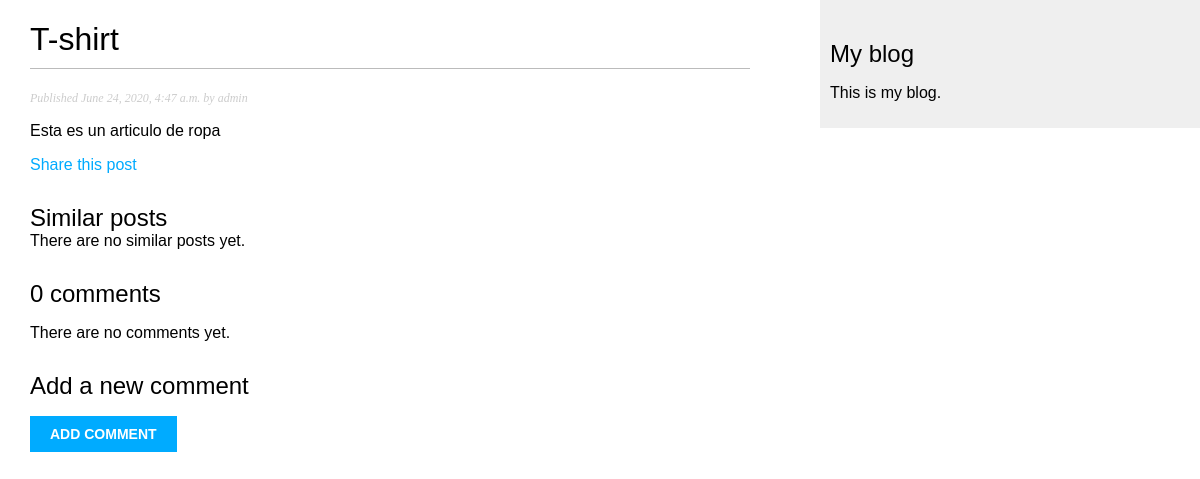
The page /blog/2020/6/24/t-shirt/ on the database as committed earlier.
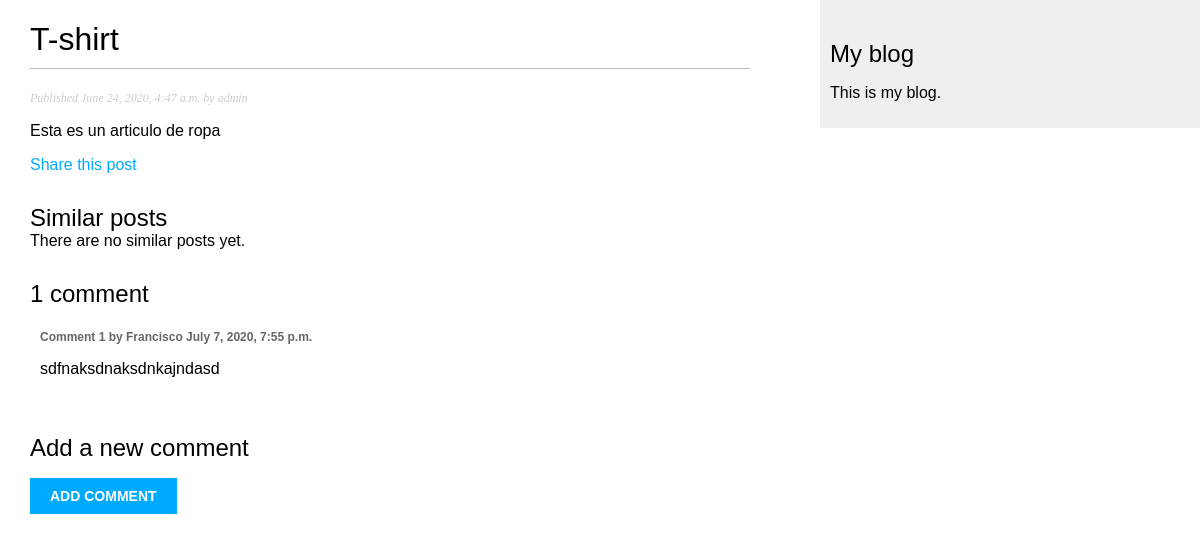
The same page on the database as committed later.
### blog/models.py (models this page shows, shortened)
class Post(models.Model):
    STATUS_CHOICES = (
        ('draft', 'Draft'),
        ('published', 'Published')
    )
    title = models.CharField(max_length=250)
    slug = models.SlugField(max_length=250, unique_for_date='publish')
    author = models.ForeignKey(User, on_delete=models.CASCADE, related_name='blog_posts')
    body = models.TextField()
    publish = models.DateTimeField(default=timezone.now)
    created = models.DateTimeField(auto_now_add=True)
    updated = models.DateTimeField(auto_now=True)
    status = models.CharField(max_length=10, choices=STATUS_CHOICES, default='draft')
    objects = models.Manager()
    published = PublishedManager()
    tags = TaggableManager()
    class Meta:
        ordering = ('-publish',)

class Comment(models.Model):
    post = models.ForeignKey(Post, on_delete=models.CASCADE, related_name='comments')
    name = models.CharField(max_length=80)
    email = models.EmailField()
    body = models.TextField()
    created = models.DateTimeField(auto_now_add=True)
    updated = models.DateTimeField(auto_now=True)
    active = models.BooleanField(default=True)
    class Meta:
        ordering = ('created',)

### blog/views.py (the view, shortened to what this page needs)
# urls.py: path('<int:year>/<int:month>/<int:day>/<slug:post>/', views.post_detail, name='post_detail'),
def post_detail(request, year, month, day, post):
    post = get_object_or_404(Post, slug=post,
                                   status='published',
                                   publish__year=year,
                                   publish__month=month,
                                   publish__day=day)
    comments = post.comments.filter(active = True)
    new_comment = None
    comment_form = None
    return render(request,
                  'blog/post/detail.html',
                  {'post': post,
                   'comments': comments,
                   'new_comment': new_comment,
                   'comment_form': comment_form} )

### blog/templates/blog/post/detail.html (shortened to what this page needs)
{% extends "blog/base.html" %}
{% block content %}
  <h1>{{ post.title }}</h1>
  <p class="date">
    Published {{ post.publish }} by {{ post.author }}
  </p>
  {{ post.body|linebreaks }}
  <p>
    <a href="{% url "blog:post_share" post.id %}">
      Share this post
    </a>
  </p>
  <h2>Similar posts</h2>
  {% for post in similar_posts %}
    <p>
      <a href="{{ post.get_absolute_url }}">{{ post.title }}</a>
    </p>
  {% empty %}
    There are no similar posts yet.
  {% endfor %}
  {% with comments.count as total_comments %}
    <h2>
      {{ total_comments }} comment{{ total_comments|pluralize }}
    </h2>
  {% endwith %}
  {% for comment in comments %}
    <div class="comment">
      <p class="info">
        Comment {{ forloop.counter }} by {{ comment.name }}
        {{ comment.created }}
      </p>
      {{ comment.body|linebreaks }}
    </div>
  {% empty %}
    <p>There are no comments yet.</p>
  {% endfor %}
  {% if new_comment %}
    <h2>Your comment has been added.</h2>
  {% else %}
    <h2>Add a new comment</h2>
    <form method="post">
      <p><input type="submit" value="Add comment"></p>
    </form>
  {% endif %}
{% endblock %}

### blog/templates/blog/base.html (shortened to what this page needs)
{% load static %}
<!DOCTYPE html>
<html>
<head>
  <link href="{% static 'css/blog.css' %}" rel="stylesheet">
</head>
<body>
  <div id="content">
    {% block content %}
    {% endblock %}
  </div>
  <div id="sidebar">
    <h2>My blog</h2>
    <p>This is my blog.</p>
  </div>
</body>
</html>

### blog/static/css/blog.css (style rules this page uses)
body { margin:0; padding:0; font-family:helvetica, sans-serif; }
a { color:#00abff; text-decoration:none; }
h1 { font-weight:normal; border-bottom:1px solid #bbb; padding:0 0 10px 0; }
h2 { font-weight:normal; margin:30px 0 0; }
#content { float:left; width:60%; padding:0 0 0 30px; }
#sidebar { float:right; width:30%; padding:10px; background:#efefef; height:100%; }
p.date { color:#ccc; font-family: georgia, serif; font-size: 12px; font-style: italic; }
input, textarea { clear:both; float:left; margin:0 0 10px; background:#ededed; border:0; padding:6px 10px; font-size:12px; }
input[type=submit] { font-weight:bold; background:#00abff; color:#fff; padding:10px 20px; font-size:14px; text-transform:uppercase; }
.comment { padding:10px; }
.comment .info { font-weight:bold; font-size:12px; color:#666; }

Rows that differ between the two databases and show on the page:
added Comment: name "Francisco", created "July 7, 2020, 7:55 p.m.", body "sdfnaksdnaksdnkajndasd"
Other text that changed with them:
{{ total_comments }}: "0" → "1"
text no longer shown: "There are no comments yet."
